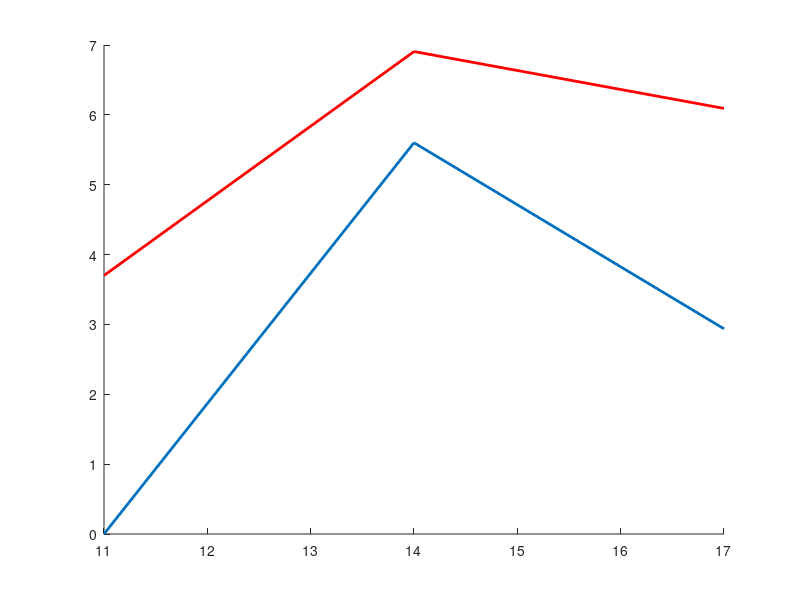

Write the MATLAB code that produced this figure.
%  x = [1 2 3 4 5 6 7 8 9 10];
%  %rate
%   a = [1.84 1.61 2.65 7.1 0.59 1.2];
% % 
%  
%backward leight
% a = [39.78 36.31 33.85 58.01 39.78 44.64 65.27 41.65 47.02 51.39 42.85];
% data_std = [11.64 10.26 12.05 16.88 13.23 12.6 12.97 15.61 16.93 17.16 14.7];

% % %speed ratio
% a = [1.448525687	1.673170732	1.953846154	1.447368421	1.313364055	1.026315789	1.227799228	1.272824189	1.249704142	1.619047619	2.589381882];
% y = 'Rate ratio';

% % Day
% a = [7.83 8.17 3.72 7.17 5.67 7.17 6.67	7.4	7.67 6.17 4.13];
% data_std = [3.25 3.43 0.63 1.83 1.86 1.83 3.39	3.13 2.16 2.14 0.54];

% % PPab
% a = [3.3043 1.8099 45.0338];
% data_std = [3.7325 2.5148 31.2603];
% x1 = [2.56, 7.35, 0, 0, 0, 3.92, 5.13, 0, 67.69, 23.29, 47.19, 84.61, 50, 77.11, 0, 10.37];
% group = [1, 1, 1, 2, 2, 2, 2, 2, 3, 3, 3, 3, 3, 3, 3, 3];
% y = 'PPab';

% % PPba
% a = [0.4902 3.5139 16.0157];
% data_std = [0.8490 2.2737 18.8176];
% % % x1 = [0, 1.47, 0, 3.33, 0, 5.88, 5.13, 3.22, 9.23, 5.22, 21.35, 0, 9.52, 26.50, 0, 56.3];
% % % group = [1, 1, 1, 2, 2, 2, 2, 2, 3, 3, 3, 3, 3, 3, 3, 3];
% % % y = 'PPba';



% %firing rate
% x1 = [7.12, 1.33, 14.37, 6.57, 9.08, 13.36, 3.62, 7.17, 11.34, 14.68, 21.95, 3.91, 21.95, 5.54, 1.71, 3.56];
% group = [1, 1, 1, 2, 2, 2, 2, 2, 3, 3, 3, 3, 3, 3, 3, 3];
% y = 'Firing rate';
% 
% 

% background grow
smZ = [49.5, 49.5, 26.83333333, 60.83333333, 49.5, 26.83333333, 26.83333333, 49.5, 26.83333333, 38.16666667, 26.83333333, 38.16666667, 49.5, 38.16666667];
sZ = [37.5, 37.5,	37.5, 37.5, 37.5, 20.83333333, 37.5,	37.5, 37.5, 20.83333333,	54.16666667,	20.83333333,	37.5, 54.16666667];
BZ = [70.83333333, 70.83333333, 70.83333333, 70.83333333, 70.83333333, 70.83333333, 37.5,	37.5, 70.83333333, 37.5, 37.5,	70.83333333,	37.5];
smT = [38.16666667,	38.16666667,	38.16666667,	60.83333333,	49.5, 38.16666667, 26.83333333, 38.16666667, 26.83333333, 60.83333333, 49.5, 26.83333333, 49.5, 15.5];
sT = [54.16666667,	37.5, 37.5,	54.16666667,	70.83333333,	37.5, 37.5, 37.5, 37.5,	37.5, 20.83333333, 54.16666667, 54.16666667, 54.16666667];
BT = [70.83333333,	70.83333333,	37.5,	70.83333333,	70.83333333,	70.83333333,	70.83333333,	37.5,	70.83333333,	70.83333333,	70.83333333,	70.83333333];
smG = [15.5,	38.16666667,	49.5, 72.16666667, 60.83333333, 38.16666667, 49.5, 26.83333333,	49.5, 38.16666667, 49.5,	26.83333333,	26.83333333];
sG = [37.5,	87.5, 70.83333333, 37.5,	37.5,	20.83333333,	37.5,	54.16666667,	54.16666667,	54.16666667,	37.5,	37.5,	37.5,	54.16666667];
BG = [70.83333333,	70.83333333,	70.83333333,	70.83333333,	70.83333333,	37.5,	37.5,	37.5,	37.5,	37.5,	37.5,	37.5];
old = [57.14285714,	28.57142857,	28.57142857,	28.57142857,	28.57142857,	28.57142857,	57.14285714,	57.14285714,	28.57142857,	57.14285714,	28.57142857,	28.57142857,	28.57142857,	57.14285714,	57.14285714,	57.14285714,	57.14285714,	57.14285714];
x1 = [smZ, sZ, BZ, smT, sT, BT, smG, sG, BG, old];
group = [1, 1, 1, 1, 1, 1, 1, 1, 1, 1, 1, 1, 1, 1, 2,2,2,2,2,2,2,2,2,2,2,2,2,2, 3,3,3,3,3,3,3,3,3,3,3,3,3, 4,4,4,4,4,4,4,4,4,4,4,4,4,4, 5,5,5,5,5,5,5,5,5,5,5,5,5,5,  6,6,6,6,6,6,6,6,6,6,6,6, 7,7,7,7,7,7,7,7,7,7,7,7,7, 8,8,8,8,8,8,8,8,8,8,8,8,8,8, 9,9,9,9,9,9,9,9,9,9,9,9, 10,10,10,10,10,10,10,10,10,10,10,10,10,10,10,10,10,10];


% figure
% boxplot(x1, group, 'Label', {'5 mcm'7 mcm', 'old'})


% figure
% boxplot(x1, group, 'Label', {'smZ','sZ','BZ','smT','sT','BT','smG','sG','BG','old'},'symbol','')




a1 = [0	5.601086611	2.937417457];
a2 = [3.700870013	6.906338868	6.092176369];
% data_std1 = [15.23];
% data_std2 = [26.57];
x = [11, 14, 17];
% width = 0.2;
% % 
figure
hold on
plot( x , a1 , 'Linewidth', 2)
% errorbar( x , a1 , data_std1 )
%  
plot( x, a2 , 'r' , 'Linewidth', 2)
% errorbar( x+0.4 , a2 , data_std2 , 'b' )
% 
% % 
% bar(x , a , 'Linewidth', 2)
% errorbar( x, a, data_std, 'r' )
% ax.XTickLabel = [sZ5 sZ7 bZ sT bT sG bG old];
% hA = axes;
% set(hA,'XTickLabel', [sZ5 sZ7 bZ sT bT sG bG old]);
 
% title (t); 
% xlabel('Day of development')
% ylabel(y)
% plot( x , data_mean2 , 'r' , 'Linewidth', 2)
% errorbar( x , data_mean2 , data_std2 , 'r' )